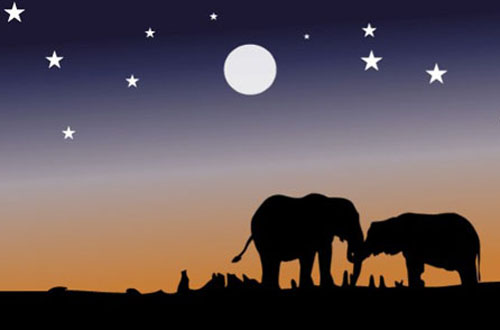
#> input picture Image_Segmentation_Kmeans/elephant.jpg, 500 x 330 px
$ python temp.py
#> lines starting #> are read from the running program, lines starting #| are printed output that depends on the picture
import matplotlib.pyplot as plt
import cv2
from sklearn.cluster import KMeans
import numpy as np


im =  cv2.imread('elephant.jpg') #Reads an image into BGR Format
#> im is the input picture: shape (330, 500, 3); mean B, G, R 85.4, 81.1, 93.9

im = cv2.cvtColor(im,cv2.COLOR_BGR2RGB)

all_pixels  = im.reshape((-1,3))
dominant_colors = 4

km = KMeans(n_clusters=dominant_colors)
km.fit(all_pixels)

centers = km.cluster_centers_
centers = np.array(centers,dtype='uint8')
#print(im.shape)

i = 1

#plt.figure(0,figsize=(8,2))


colors = []

for each_col in centers:
    plt.subplot(1,4,i)
    plt.axis("off")
    i+=1

    colors.append(each_col)

    #Color Swatch
    a = np.zeros((100,100,3),dtype='uint8')
    a[:,:,:] = each_col
    plt.imshow(a)

plt.show()
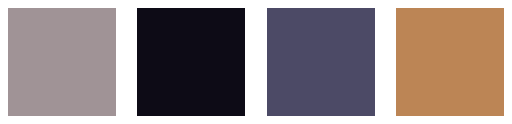
#> figure drawn by matplotlib, 4 panels

# size has to be entered manually


new_img = np.zeros((330*500,3),dtype='uint8')

print(new_img.shape)
for ix in range(new_img.shape[0]):
    new_img[ix] = 255

# for specific color extraction
for ix in range(new_img.shape[0]):
    if km.labels_[ix] == 2:
        new_img[ix] = colors[km.labels_[ix]]


new_img = new_img.reshape((im.shape))
plt.imshow(new_img)
plt.show()
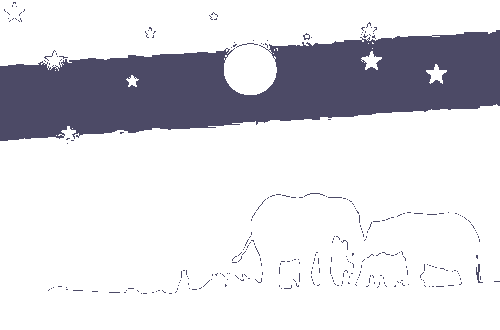
#> shown: shape (330, 500, 3); mean R, G, B 216.2, 215.7, 221.8
